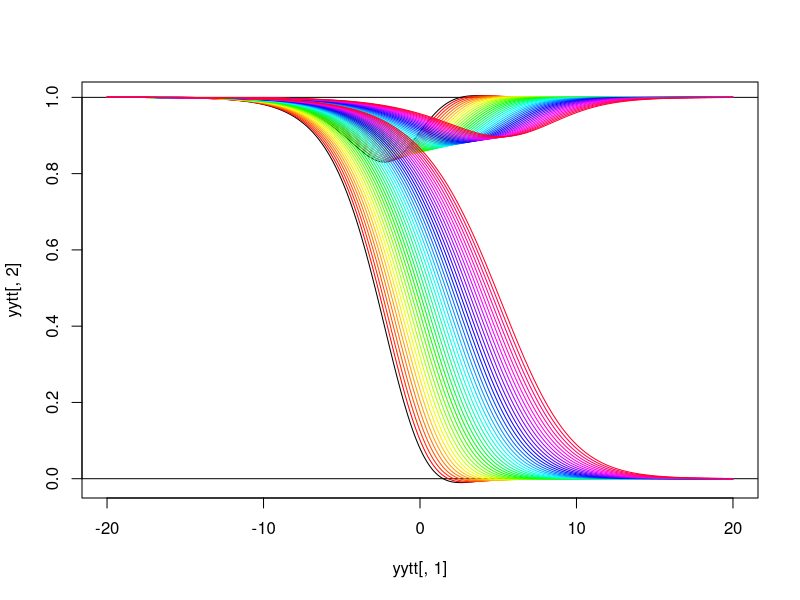
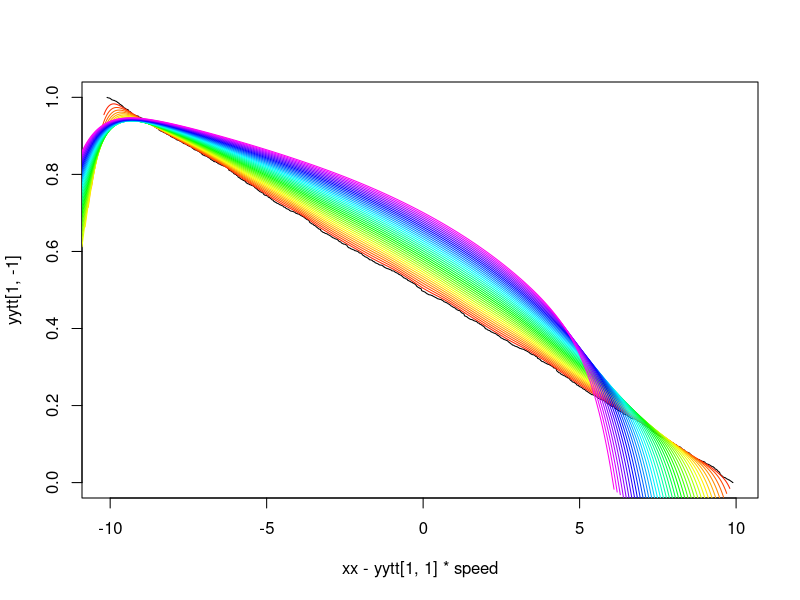

These figures' R source, in order: (Note: this script raises an error after producing the figures.)
require(deSolve)

stationaryPhi <- function (t,y,parms,...) {
    # solving the ODE for the stationary wave front
    #   -v f' = f'' + f(1-f)
    #   so here y = c(f,f')
    yp <- y[2]
    ypp <- - parms$v * y[2] - y[1]*(1-y[1])
    return( list( c(yp,ypp) ) )
}

# intital value is approximately (1+t*exp(t),(1+t)*exp(t)) for large negative t
#  yinit <- c(1+min(tt)*exp(min(tt)),100*(1+min(tt))*exp(min(tt)))
# or phi' \approx (1-phi)/v
tt <- (-2000:2000)/100
eps <- .0001
veps <- 0
yinit <- c(1-eps,-eps/sqrt(2))
yytt <- lsoda(y=yinit, times=tt, func=stationaryPhi, parms=list(v=sqrt(2)+veps) )   # dips below zero.  speed not great enough??
plot(yytt[,1], yytt[,2],type="l") 
lines(yytt[,1],yytt[,3]+1)
abline(h=c(0,1))
vepsvals <- (1:40)/40
vepscols <- rainbow(length(vepsvals))
miny <- rep(NA,length(vepsvals))
for (k in 1:length(vepsvals)) {
    yytt <- lsoda(y=yinit, times=tt, func=stationaryPhi, parms=list(v=sqrt(2)+vepsvals[k]) )
    miny[k] <- min(yytt[,2])
    lines(yytt[,1], yytt[,2],col=vepscols[k])
    lines(yytt[,1],yytt[,3]+1,col=vepscols[k])
}
veps <- min(vepsvals[miny>0]) # like 0.5 !?!

vEst <- sqrt(2)+veps
phiEst <- lsoda(y=yinit, times=tt, func=stationaryPhi, parms=list(v=vEst))

####
# try dynamic version

dynamicPhi <- function(t,y,parms,xx,dx) {
    # solving the PDE
    # and waiting for stationarity
    #   d/dt y = y'' + y (1-y)
    #  here y is the vector phi(xx)
    #  and yp is the vector phi'(xx)
    n <- length(xx)
    # dx <- diff(xx)  # length n-1
    dy <- diff(y)/dx  # length n-1
    # f'(x) approx ( (b/a+b) (f(x+a)-f(x))/a + (a/a+b) (f(x)-f(x-b))/b )
    yp <- c(dy[1], (dx[-1]*dy[-(n-1)]+dx[-(n-1)]*dy[-1])/(dx[-1]+dx[-(n-1)]) , dy[n-1])  # length n
    # and f''(x) approx 2 * ( (f(x+a)-f(x))/a - (f(x)-f(x-b))/b ) / (a+b)
    dyp <- diff(yp)/dx
    ypp <- c(dyp[1], (dx[-1]*dyp[-(n-1)]+dx[-(n-1)]*dyp[-1])/(dx[-1]+dx[-(n-1)]) , dyp[n-1])
    z <- -parms$v * yp + ypp + y*(1-y)
    # if (any(abs(z)>10)) { browser() }
    return( list( z ) )
}

xx <- (-1000:1000)/100
dx <- diff(xx)
yinit <- (1-tanh(xx/2))/2
yinit <- sort(runif(length(xx)),decr=TRUE)
yytt <- ode.1D(yinit,(1:100)/30,dynamicPhi,parms=list(v=sqrt(2)),nspec=1,dimens=length(yinit),xx=xx, dx=dx, maxsteps=50000 )

speed <- 3
plot( xx-yytt[1,1]*speed, yytt[1,-1], type="l" )
for (k in 2:(dim(yytt)[1]-1)) { lines(xx-yytt[k,1]*speed,yytt[k,-1],col=rainbow(dim(yytt)[1]+5)[k]) }


### useful for debugging
ggg <- function () {
   with( parent.frame(), {
     ylims <- range(c(y,yp,ypp)); plot(xx[-1],y,ylim=ylims)
     points(xx[-1],yp,col="red")
     points(xx[-1],ypp,col="green")
   } )
}
trace(dynamicPhi,exit=ggg)
